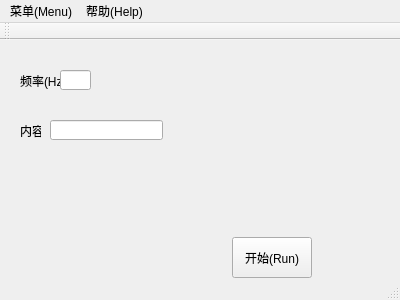
<?xml version="1.0" encoding="UTF-8"?>
<ui version="4.0">
 <class>MainWindow</class>
 <widget class="QMainWindow" name="MainWindow">
  <property name="geometry">
   <rect>
    <x>0</x>
    <y>0</y>
    <width>400</width>
    <height>300</height>
   </rect>
  </property>
  <property name="windowTitle">
   <string>MainWindow</string>
  </property>
  <widget class="QWidget" name="centralWidget">
   <widget class="QPushButton" name="okPushButton">
    <property name="geometry">
     <rect>
      <x>232</x>
      <y>197</y>
      <width>80</width>
      <height>41</height>
     </rect>
    </property>
    <property name="whatsThis">
     <string>&lt;html&gt;&lt;head/&gt;&lt;body&gt;&lt;p&gt;确定设置，进入SSVEP刺激界面&lt;/p&gt;&lt;/body&gt;&lt;/html&gt;</string>
    </property>
    <property name="text">
     <string>开始(Run)</string>
    </property>
   </widget>
   <widget class="QLabel" name="label">
    <property name="geometry">
     <rect>
      <x>20</x>
      <y>30</y>
      <width>41</width>
      <height>21</height>
     </rect>
    </property>
    <property name="text">
     <string>频率(Hz):</string>
    </property>
   </widget>
   <widget class="QLineEdit" name="fqLineEdit">
    <property name="geometry">
     <rect>
      <x>60</x>
      <y>30</y>
      <width>31</width>
      <height>20</height>
     </rect>
    </property>
   </widget>
   <widget class="QLabel" name="label_2">
    <property name="geometry">
     <rect>
      <x>20</x>
      <y>80</y>
      <width>21</width>
      <height>21</height>
     </rect>
    </property>
    <property name="text">
     <string>内容:</string>
    </property>
   </widget>
   <widget class="QLineEdit" name="contentLineEdit">
    <property name="geometry">
     <rect>
      <x>50</x>
      <y>80</y>
      <width>113</width>
      <height>20</height>
     </rect>
    </property>
   </widget>
  </widget>
  <widget class="QToolBar" name="mainToolBar">
   <attribute name="toolBarArea">
    <enum>TopToolBarArea</enum>
   </attribute>
   <attribute name="toolBarBreak">
    <bool>false</bool>
   </attribute>
  </widget>
  <widget class="QStatusBar" name="statusBar"/>
  <widget class="QMenuBar" name="menuBar">
   <property name="geometry">
    <rect>
     <x>0</x>
     <y>0</y>
     <width>400</width>
     <height>17</height>
    </rect>
   </property>
   <widget class="QMenu" name="menu">
    <property name="title">
     <string>菜单(Menu)</string>
    </property>
    <addaction name="actionStart"/>
    <addaction name="actionStop"/>
   </widget>
   <widget class="QMenu" name="menu_2">
    <property name="title">
     <string>帮助(Help)</string>
    </property>
    <addaction name="action_About"/>
   </widget>
   <addaction name="menu"/>
   <addaction name="menu_2"/>
  </widget>
  <action name="actionStart">
   <property name="text">
    <string>开始(Start)</string>
   </property>
  </action>
  <action name="actionStop">
   <property name="text">
    <string>停止(Stop)</string>
   </property>
  </action>
  <action name="action_About">
   <property name="text">
    <string>关于(About)</string>
   </property>
  </action>
 </widget>
 <layoutdefault spacing="6" margin="11"/>
 <resources/>
 <connections/>
</ui>
